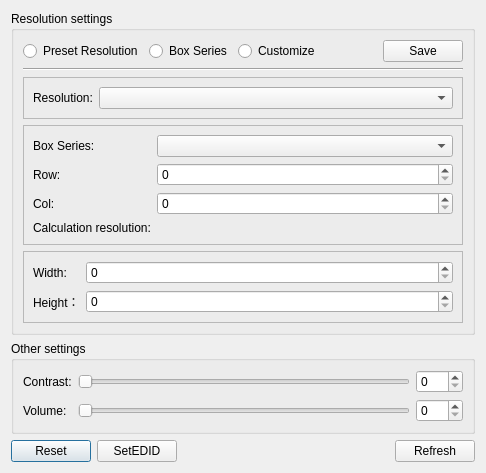
<?xml version="1.0" encoding="UTF-8"?>
<ui version="4.0">
 <class>MCMS9570AdvSetting</class>
 <widget class="QDialog" name="MCMS9570AdvSetting">
  <property name="geometry">
   <rect>
    <x>0</x>
    <y>0</y>
    <width>486</width>
    <height>467</height>
   </rect>
  </property>
  <property name="windowTitle">
   <string>HDMI Advance Setting</string>
  </property>
  <layout class="QGridLayout" name="gridLayout">
   <item row="2" column="0">
    <widget class="QPushButton" name="btnReset">
     <property name="text">
      <string>Reset</string>
     </property>
    </widget>
   </item>
   <item row="2" column="3">
    <widget class="QPushButton" name="btnRefresh">
     <property name="text">
      <string>Refresh</string>
     </property>
    </widget>
   </item>
   <item row="0" column="0" colspan="4">
    <widget class="QGroupBox" name="groupBox_3">
     <property name="title">
      <string>Resolution settings</string>
     </property>
     <layout class="QVBoxLayout" name="verticalLayout">
      <item>
       <layout class="QHBoxLayout" name="horizontalLayout_3">
        <item>
         <widget class="QRadioButton" name="radioBtnPresetResolution">
          <property name="text">
           <string>Preset Resolution</string>
          </property>
         </widget>
        </item>
        <item>
         <widget class="QRadioButton" name="radioBtnBoxSeries">
          <property name="text">
           <string>Box Series</string>
          </property>
         </widget>
        </item>
        <item>
         <widget class="QRadioButton" name="radioBtnCustomResolution">
          <property name="text">
           <string>Customize</string>
          </property>
         </widget>
        </item>
        <item>
         <spacer name="horizontalSpacer">
          <property name="orientation">
           <enum>Qt::Horizontal</enum>
          </property>
          <property name="sizeHint" stdset="0">
           <size>
            <width>40</width>
            <height>20</height>
           </size>
          </property>
         </spacer>
        </item>
        <item>
         <widget class="QPushButton" name="btnResolutionSave">
          <property name="text">
           <string>Save</string>
          </property>
         </widget>
        </item>
       </layout>
      </item>
      <item>
       <widget class="Line" name="line_2">
        <property name="orientation">
         <enum>Qt::Horizontal</enum>
        </property>
       </widget>
      </item>
      <item>
       <widget class="QFrame" name="framePreSetResolution">
        <property name="frameShape">
         <enum>QFrame::StyledPanel</enum>
        </property>
        <property name="frameShadow">
         <enum>QFrame::Raised</enum>
        </property>
        <layout class="QHBoxLayout" name="horizontalLayout_2" stretch="0,1">
         <item>
          <widget class="QLabel" name="label">
           <property name="text">
            <string>Resolution:</string>
           </property>
          </widget>
         </item>
         <item>
          <widget class="QComboBox" name="comboBoxPresetResolutuion"/>
         </item>
        </layout>
       </widget>
      </item>
      <item>
       <widget class="QFrame" name="frameBoxSeries">
        <property name="frameShape">
         <enum>QFrame::StyledPanel</enum>
        </property>
        <property name="frameShadow">
         <enum>QFrame::Raised</enum>
        </property>
        <layout class="QGridLayout" name="gridLayout_5" columnstretch="0,1">
         <item row="3" column="1">
          <widget class="QLabel" name="label_3">
           <property name="sizePolicy">
            <sizepolicy hsizetype="Preferred" vsizetype="Fixed">
             <horstretch>0</horstretch>
             <verstretch>0</verstretch>
            </sizepolicy>
           </property>
           <property name="text">
            <string/>
           </property>
          </widget>
         </item>
         <item row="1" column="0">
          <widget class="QLabel" name="labelRow">
           <property name="text">
            <string>Row:</string>
           </property>
          </widget>
         </item>
         <item row="2" column="1">
          <widget class="QSpinBox" name="spinBoxColumn"/>
         </item>
         <item row="0" column="1">
          <widget class="QComboBox" name="comboBoxBoxSeries"/>
         </item>
         <item row="3" column="0">
          <widget class="QLabel" name="labelResolution">
           <property name="sizePolicy">
            <sizepolicy hsizetype="Preferred" vsizetype="Preferred">
             <horstretch>0</horstretch>
             <verstretch>0</verstretch>
            </sizepolicy>
           </property>
           <property name="text">
            <string>Calculation resolution:</string>
           </property>
          </widget>
         </item>
         <item row="1" column="1">
          <widget class="QSpinBox" name="spinBoxRow"/>
         </item>
         <item row="0" column="0">
          <widget class="QLabel" name="label_2">
           <property name="text">
            <string>Box Series:</string>
           </property>
          </widget>
         </item>
         <item row="2" column="0">
          <widget class="QLabel" name="labelColumn">
           <property name="text">
            <string>Col:</string>
           </property>
          </widget>
         </item>
        </layout>
       </widget>
      </item>
      <item>
       <widget class="QFrame" name="frameCustResolution">
        <property name="frameShape">
         <enum>QFrame::StyledPanel</enum>
        </property>
        <property name="frameShadow">
         <enum>QFrame::Raised</enum>
        </property>
        <layout class="QGridLayout" name="gridLayout_6" columnstretch="0,1">
         <item row="0" column="1">
          <widget class="QSpinBox" name="spinBoxWidth"/>
         </item>
         <item row="1" column="1">
          <widget class="QSpinBox" name="spinBoxHeight"/>
         </item>
         <item row="0" column="0">
          <widget class="QLabel" name="labelWidth">
           <property name="text">
            <string>Width:</string>
           </property>
          </widget>
         </item>
         <item row="1" column="0">
          <widget class="QLabel" name="labelHeight">
           <property name="text">
            <string>Height：</string>
           </property>
          </widget>
         </item>
        </layout>
       </widget>
      </item>
     </layout>
    </widget>
   </item>
   <item row="2" column="2">
    <spacer name="horizontalSpacer_2">
     <property name="orientation">
      <enum>Qt::Horizontal</enum>
     </property>
     <property name="sizeHint" stdset="0">
      <size>
       <width>293</width>
       <height>17</height>
      </size>
     </property>
    </spacer>
   </item>
   <item row="1" column="0" colspan="4">
    <widget class="QGroupBox" name="groupBox_2">
     <property name="title">
      <string>Other settings</string>
     </property>
     <layout class="QGridLayout" name="gridLayout_4">
      <item row="0" column="0">
       <widget class="QLabel" name="labelContrast">
        <property name="text">
         <string>Contrast:</string>
        </property>
       </widget>
      </item>
      <item row="0" column="2">
       <widget class="QSpinBox" name="spinBoxContrast">
        <property name="maximum">
         <number>100</number>
        </property>
       </widget>
      </item>
      <item row="1" column="2">
       <widget class="QSpinBox" name="spinBoxVolume">
        <property name="maximum">
         <number>100</number>
        </property>
       </widget>
      </item>
      <item row="0" column="1">
       <widget class="QSlider" name="hSliderContrast">
        <property name="maximum">
         <number>100</number>
        </property>
        <property name="orientation">
         <enum>Qt::Horizontal</enum>
        </property>
       </widget>
      </item>
      <item row="1" column="1">
       <widget class="QSlider" name="hSliderVolume">
        <property name="maximum">
         <number>100</number>
        </property>
        <property name="orientation">
         <enum>Qt::Horizontal</enum>
        </property>
       </widget>
      </item>
      <item row="1" column="0">
       <widget class="QLabel" name="labelVolume">
        <property name="text">
         <string>Volume:</string>
        </property>
       </widget>
      </item>
     </layout>
    </widget>
   </item>
   <item row="2" column="1">
    <widget class="QPushButton" name="btnSetEDID">
     <property name="text">
      <string>SetEDID</string>
     </property>
    </widget>
   </item>
  </layout>
 </widget>
 <tabstops>
  <tabstop>btnRefresh</tabstop>
  <tabstop>radioBtnPresetResolution</tabstop>
  <tabstop>radioBtnBoxSeries</tabstop>
  <tabstop>radioBtnCustomResolution</tabstop>
  <tabstop>btnResolutionSave</tabstop>
  <tabstop>comboBoxPresetResolutuion</tabstop>
  <tabstop>comboBoxBoxSeries</tabstop>
  <tabstop>spinBoxRow</tabstop>
  <tabstop>spinBoxColumn</tabstop>
  <tabstop>spinBoxWidth</tabstop>
  <tabstop>spinBoxHeight</tabstop>
  <tabstop>hSliderContrast</tabstop>
  <tabstop>spinBoxContrast</tabstop>
  <tabstop>hSliderVolume</tabstop>
  <tabstop>spinBoxVolume</tabstop>
  <tabstop>btnReset</tabstop>
 </tabstops>
 <resources/>
 <connections/>
</ui>
